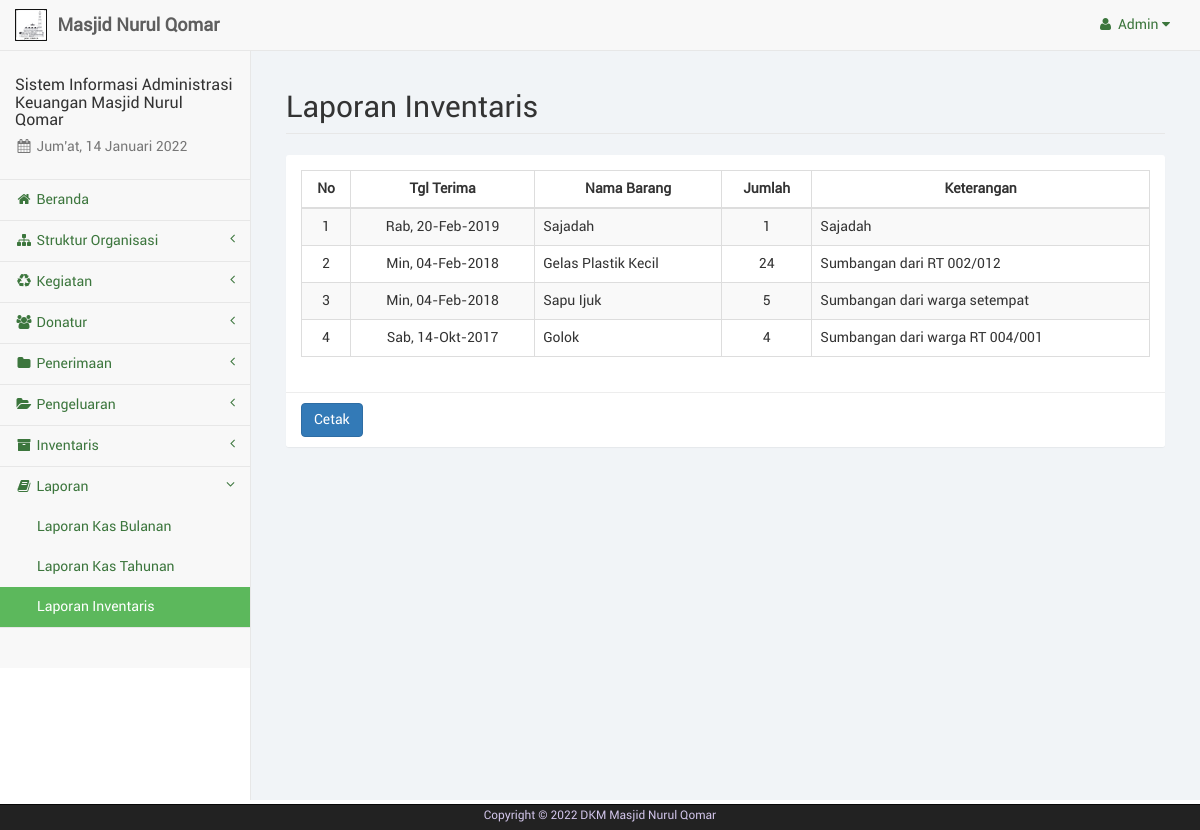
The app's page /admin/laporan_inventaris.php (signed in) with its own data.
### tables this page shows
CREATE TABLE IF NOT EXISTS `pengguna` (
  `id_pengguna` int(4) NOT NULL,
  `username` varchar(15) NOT NULL,
  `password` varchar(25) NOT NULL
);

CREATE TABLE IF NOT EXISTS `inventaris` (
  `no_inventaris` int(6) NOT NULL,
  `kd_barang` int(4) NOT NULL,
  `tgl_terima` date NOT NULL,
  `jumlah` int(8) NOT NULL,
  `keterangan` varchar(75) NOT NULL
);

CREATE TABLE IF NOT EXISTS `barang` (
  `kd_barang` int(4) NOT NULL,
  `nama_barang` varchar(35) NOT NULL,
  `keterangan_barang` varchar(75) NOT NULL
);

### admin/sess_check.php (called while the page is built, shortened)
<?php
	$chk_sess = $_SESSION['user_keuangandkm'];
	include("dist/config/koneksi.php");
	$sql_sess = "SELECT * FROM pengguna WHERE id_pengguna='". $chk_sess ."'";
	$ress_sess = mysqli_query($conn, $sql_sess);
	$row_sess = mysqli_fetch_array($ress_sess);
	$sess_username = $row_sess['username'];
?>

### admin/dist/function/format_tanggal.php (called while the page is built, shortened)
<?php
	function format_tanggal($tgl) {
		$blns = array("", "Jan", "Feb", "Mar", "Apr", "Mei", "Jun", "Jul", "Ags", "Sep", "Okt", "Nov", "Des");
		$hrs = array("Min", "Sen", "Sel", "Rab", "Kam", "Jum", "Sab");
		$tgls = getdate(strtotime($tgl));
		$hr = (strlen($tgls['mday']) == 1 ? "0". $tgls['mday'] : $tgls['mday']);
		$tanggal = $hrs[$tgls['wday']] .", ". $hr ."-". $blns[$tgls['mon']] ."-". $tgls['year'];
		return $tanggal;
	}
?>

### admin/laporan_inventaris.php (the view, shortened to what this page needs)
<?php
	include("sess_check.php");
	$pagedesc = "Laporan Inventaris";
	include("layout_top.php");
	include("dist/function/format_tanggal.php");
	$data = array();
	$sql = "SELECT * FROM inventaris INNER JOIN barang ON inventaris.kd_barang=barang.kd_barang ORDER BY inventaris.tgl_terima DESC";
	$ress = mysqli_query($conn, $sql);
	while($li = mysqli_fetch_array($ress)) {
		$col = array();
		$col['tanggal'] = $li['tgl_terima'];
		$col['nama'] = $li['nama_barang'];
		$col['jumlah'] = $li['jumlah'];
		$col['keterangan'] = $li['keterangan'];
		$data[] = $col;
	}
?>
		<div id="page-wrapper">
            <div class="container-fluid">
                <div class="row">
                    <div class="col-lg-12">
                        <h1 class="page-header">Laporan Inventaris</h1>
                    </div>
                </div>
				<div class="row">
					<div class="col-lg-12"><?php include("layout_alert.php"); ?></div>
				</div>
				<div class="row">
					<div class="col-lg-12">
						<div class="panel panel-default">
							<div class="panel-body">
								<div class="table-responsive">
								<table class="table table-striped table-bordered">
									<thead>
										<tr>
											<th>No</th>
											<th>Tgl Terima</th>
											<th>Nama Barang</th>
											<th>Jumlah</th>
											<th>Keterangan</th>
										</tr>
									</thead>
									<tbody>
										<?php
											$i = 1;
											foreach($data as $row) {
												echo '<tr>';
												echo '<td class="text-center">'. $i .'</td>';
												echo '<td class="text-center">'. format_tanggal($row['tanggal']) .'</td>';
												echo '<td>'. $row['nama'] .'</td>';
												echo '<td class="text-center">'. $row['jumlah'] .'</td>';
												echo '<td>'. $row['keterangan'] .'</td>';
												echo '</tr>';
												$i++;
											}
										?>
									</tbody>
								</table>
								</div>
							</div>
							<div class="panel-footer">
								<?php
									if($i == 1) {
										echo '<a href="laporan_inventaris_cetak.php" target="_blank" class="btn btn-primary" disabled>Cetak</a>';
									}
									else {
										echo '<a href="laporan_inventaris_cetak.php" target="_blank" class="btn btn-primary">Cetak</a>';
									}
								?>
							</div>
						</div>
					</div>
				</div>
            </div>
        </div>
<?php
	include("layout_bottom.php");
?>

### admin/layout_top.php (shortened to what this page needs)
<?php
	$haries = array("Sunday" => "Minggu", "Monday" => "Senin", "Tuesday" => "Selasa", "Wednesday" => "Rabu", "Thursday" => "Kamis", "Friday" => "Jum'at", "Saturday" => "Sabtu");
	$bulans = array("", "Januari", "Februari", "Maret", "April", "Mei", "Juni", "Juli", "Agustus", "September", "Oktober", "November", "Desember");
	$hari_ini = $haries[date("l")];
	$bulan_ini = $bulans[date("n")];
	$tanggal = date("d");
	$tahun = date("Y");
?>
<!DOCTYPE html>
<html lang="en">
<head>
	<link href="libs/bootstrap/dist/css/bootstrap.min.css" rel="stylesheet">
	<link href="libs/metisMenu/dist/metisMenu.min.css" rel="stylesheet">
    <link href="libs/datatables-plugins/integration/bootstrap/3/dataTables.bootstrap.css" rel="stylesheet">
    <link href="libs/datatables-responsive/css/dataTables.responsive.css" rel="stylesheet">
	<link href="dist/css/sb-admin-2.css" rel="stylesheet">
	<link href="dist/css/offline-font.css" rel="stylesheet">
	<link href="dist/css/custom.css" rel="stylesheet">
	<link href="libs/font-awesome/css/font-awesome.min.css" rel="stylesheet" type="text/css">
</head>
<body>
    <div id="wrapper">
        <nav class="navbar navbar-default navbar-static-top" role="navigation" style="margin-bottom: 0">
            <div class="navbar-header">
				<a class="navbar-brand hidden-xs" href="index.php">
					<img src="libs/images/brand-dkm.png" alt="brand" width="32" class="float-left image-brand">
					<div class="float-right">&nbsp;<strong>Masjid Nurul Qomar</strong></div>
				</a>
			</div>
            <ul class="nav navbar-top-links navbar-right">
				<li class="dropdown dropdown-right">
					<a class="dropdown-toggle" data-toggle="dropdown" href="#">
						<i class="fa fa-user fa-fw"></i>&nbsp;<?php echo ucfirst($sess_username); ?>&nbsp;<i class="fa fa-caret-down"></i>
					</a>
				</li>
			</ul>
            <div class="navbar-default sidebar" role="navigation">
                <div class="sidebar-nav navbar-collapse">
                    <ul class="nav" id="side-menu">
                        <li class="sidebar-search">
							<h4>Sistem Informasi Administrasi Keuangan Masjid Nurul Qomar</h4>
							<h5 class="text-muted"><i class="fa fa-calendar fa-fw"></i>&nbsp;<?php echo $hari_ini.", ".$tanggal." ".$bulan_ini." ".$tahun ?></h5>
						</li>
						<?php
							if($pagedesc == "Serambi") {
								echo '<li><a href="index.php" class="active"><i class="fa fa-home fa-fw"></i>&nbsp;Beranda</a></li>';
							}
							else {
								echo '<li><a href="index.php"><i class="fa fa-home fa-fw"></i>&nbsp;Beranda</a></li>';
							}
							if(isset($menuparent) && $menuparent == "konten_organisasi") {
								echo '<li class="active">';
							}
							else {
								echo '<li>';
							}
						?>
							<a href="#"><i class="fa fa-sitemap fa-fw"></i>&nbsp;Struktur Organisasi<span class="fa arrow"></span></a>
						</li>
						<?php
							if(isset($menuparent) && $menuparent == "kegiatan") {
								echo '<li class="active">';
							}
							else {
								echo '<li>';
							}
						?>
							<a href="#"><i class="fa fa-recycle fa-fw"></i>&nbsp;Kegiatan<span class="fa arrow"></span></a>
						</li>
						<?php
							if(isset($menuparent) && $menuparent == "donatur") {
								echo '<li class="active">';
							}
							else {
								echo '<li>';
							}
						?>
							<a href="#"><i class="fa fa-users fa-fw"></i>&nbsp;Donatur<span class="fa arrow"></span></a>
						</li>
						<?php
							if(isset($menuparent) && $menuparent == "penerimaan") {
								echo '<li class="active">';
							}
							else {
								echo '<li>';
							}
						?>
							<a href="#"><i class="fa fa-folder fa-fw"></i>&nbsp;Penerimaan<span class="fa arrow"></span></a>
						</li>
						<?php
							if(isset($menuparent) && $menuparent == "pengeluaran") {
								echo '<li class="active">';
							}
							else {
								echo '<li>';
							}
						?>
							<a href="#"><i class="fa fa-folder-open fa-fw"></i>&nbsp;Pengeluaran<span class="fa arrow"></span></a>
						</li>
						<?php
							if(isset($menuparent) && $menuparent == "inventaris") {
								echo '<li class="active">';
							}
							else {
								echo '<li>';
							}
						?>
							<a href="#"><i class="fa fa-archive fa-fw"></i>&nbsp;Inventaris<span class="fa arrow"></span></a>
						</li>
						<li>
							<a href="#"><i class="fa fa-book fa-fw"></i>&nbsp;Laporan<span class="fa arrow"></span></a>
							<ul class="nav nav-second-level">
								<?php
									if($pagedesc == "Laporan Bulanan") {
										echo '<li><a href="laporan_bulanan.php" class="active">Laporan Kas Bulanan</a></li>';
									}
									else {
										echo '<li><a href="laporan_bulanan.php">Laporan Kas Bulanan</a></li>';
									}
									if($pagedesc == "Laporan Tahunan") {
										echo '<li><a href="laporan_tahunan.php" class="active">Laporan Kas Tahunan</a></li>';
									}
									else {
										echo '<li><a href="laporan_tahunan.php">Laporan Kas Tahunan</a></li>';
									}
									if($pagedesc == "Laporan Inventaris") {
										echo '<li><a href="laporan_inventaris.php" class="active">Laporan Inventaris</a></li>';
									}
									else {
										echo '<li><a href="laporan_inventaris.php">Laporan Inventaris</a></li>';
									}
								?>
							</ul>
						</li>
                    </ul>
                </div>
            </div>
        </nav>

### records on screen
pengguna: username "Admin"
inventaris: tgl_terima "Rab, 20-Feb-2019", nama "Sajadah", jumlah "1", keterangan "Sajadah"
inventaris: tgl_terima "Min, 04-Feb-2018", kd_barang.nama_barang "Gelas Plastik Kecil", jumlah "24", keterangan "Sumbangan dari RT 002/012"
inventaris: tgl_terima "Min, 04-Feb-2018", kd_barang.nama_barang "Sapu Ijuk", jumlah "5", keterangan "Sumbangan dari warga setempat"
inventaris: tgl_terima "Sab, 14-Okt-2017", kd_barang.nama_barang "Golok", jumlah "4", keterangan "Sumbangan dari warga RT 004/001"
